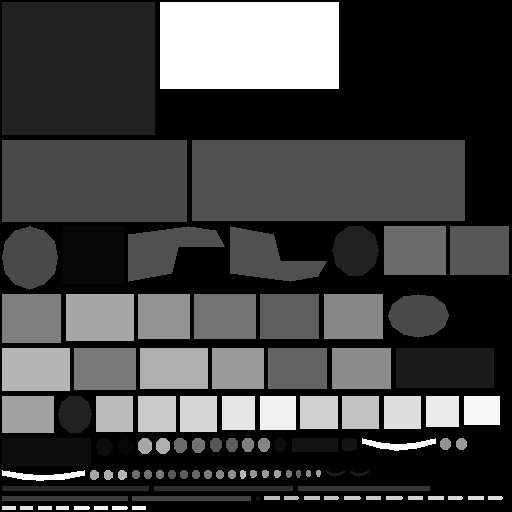
#> input picture tools/armor/gauntlet_parts/boneward.png, 512 x 512 px
$ python -i reskin_tool.py   (imports and definitions only)
#> lines starting #> are read from the running program, lines starting #| are printed output that depends on the picture
"""Bellmourn re-skin tool: files, checks and zips the painted weapon and shield textures.

Runs in ChatGPT's Python sandbox (or anywhere with Python 3, Pillow and numpy). Unzip the
pack, then in Python:

    import sys; sys.path.insert(0, "/mnt/data/bellmourn_reskin")
    import reskin_tool as rt
    rt.setup("velscour")          # once: the set's name; work folder + job list
    rt.next_job()                 # what to paint next, with its exact image prompt
    rt.show("arming_sword")       # display the paint template and the card
    rt.file("/mnt/data/x.png", "arming_sword")   # save a painting under its exact name + check
    rt.status()                   # every job and its check
    rt.pack("pilot" | "checkpoint" | "final")    # the zip to hand back, exact names inside

From a shell: `python reskin_tool.py setup velscour`, `python reskin_tool.py file x.png`, ...

Never rename, crop or resize files by hand: `file()` does it, and `pack()` writes the zip in
the exact layout import_reskin.py reads. The same alignment code runs in the importer.
"""
import datetime
import json
import os
import re
import shutil
import sys
import zipfile

import numpy as np
from PIL import Image, ImageDraw, ImageFilter

FORMAT = "bellmourn-reskin/1"
CANVAS = (1536, 1024)
LRES = 1024  # the importer's layout maps: 8 px per texel of the 128-texel UV layout
KEY = (255, 0, 255)
HERE = os.path.dirname(os.path.abspath(__file__))
WORK = os.path.join(HERE, "work")

# the material board: (key, label, what to paint in that slot). Every part of every model
# is one of these materials (manifest.json: jobs[].parts[].material).
BOARD = [
    ("steel", "Blade steel", "cool blue-grey polished steel; long bright streaks running along "
     "the length; a thin brighter honed edge; fine scratches; a darker fuller groove"),
    ("iron", "Iron fittings", "mid-dark grey iron, hammer-dimpled, raised edges rubbed brighter, "
     "a few rust-brown pits"),
    ("black_iron", "Blackened iron", "near-black blue-grey iron, cold faint highlights on raised "
     "edges, flaky dark rust in the recesses"),
    ("silver", "Silver", "pale cool silver with a soft sheen, grey-violet tarnish in recesses"),
    ("gold", "Gold", "rich warm gold, pale yellow highlights on raised edges, deep orange-brown "
     "in recesses, worn smooth"),
    ("brass", "Brass", "duller olive-yellow brass with greenish tarnish in the crevices"),
    ("bronze", "Bronze", "warm orange-brown bronze, darker hammer marks, specks of green "
     "verdigris"),
    ("leather", "Brown leather", "brown leather strips wound diagonally, dark gaps between the "
     "turns, worn lighter where gripped"),
    ("dark_leather", "Dark leather", "near-black brown leather, creased, a stitched seam, dull "
     "sheen"),
    ("red_cloth", "Red cloth & cord", "deep wine-red woven cord wound tight, visible weave, "
     "darker between the turns"),
    ("wood", "Wood", "warm brown ash or oak, straight grain running along the length, a few "
     "knots and nicks"),
    ("dark_wood", "Dark wood", "tar-black oak with a faint long grain and a dull worn sheen"),
    ("pale_wood", "Pale wood", "bleached grey-tan wood with dry cracks along the grain"),
    ("painted_wood", "Painted shield boards", "planks painted deep red and dark ochre, chipped "
     "to bare wood at the edges, iron nail heads"),
    ("bone", "Bone", "aged ivory bone, yellowed, fine hairline cracks, darker pits"),
    ("horn", "Horn & antler", "grey-brown horn with long striations and paler tips"),
    ("green_scales", "Drake scales", "rows of overlapping dark green scales, each with a lighter "
     "rim and a darker base"),
    ("obsidian", "Obsidian", "black volcanic glass, sharp angular facets, faint purple-blue "
     "glints"),
    ("stone", "Grave stone", "grey weathered stone, moss green in the cracks, chipped corners"),
    ("gems", "Gems", "a ruby, a sapphire and an emerald, faceted, deep colour, one hard white "
     "highlight each"),
    ("glow", "Glow: crystal, ember", "pale blue crystal with a bright core, and orange embers "
     "with yellow cores; solid colour, hard edges, no blur"),
]
# what each material is, for the finishes the importer makes (worn, gilded, frostbound...)
FAMILY = dict(steel="steel", iron="iron", black_iron="iron", silver="silver", gold="gold",
              brass="brass", bronze="bronze", leather="leather", dark_leather="leather",
              red_cloth="cloth", wood="wood", dark_wood="wood", pale_wood="wood",
              painted_wood="wood", bone="bone", horn="bone", green_scales="scale",
              obsidian="stone", stone="stone", gems="gem", glow="glow")
BOARD_LABEL = {k: l for k, l, _ in BOARD}


# ================================================================== image helpers

def load_rgb(src):
    """Any image (path, bytes or PIL image; png/webp/jpg) as an RGB PIL image."""
    if isinstance(src, Image.Image):
        img = src
    elif isinstance(src, (bytes, bytearray)):
        import io
        img = Image.open(io.BytesIO(src))
    else:
        img = Image.open(src)
    if img.mode in ("RGBA", "LA", "P"):  # transparent areas count as background
        img = img.convert("RGBA")
        bg = Image.new("RGBA", img.size, KEY + (255,))
        img = Image.alpha_composite(bg, img)
    return img.convert("RGB")


def normalize(img, size=CANVAS):
    """The painting at the canvas size. -> (image, note or "")."""
    img = load_rgb(img)
    if img.size == tuple(size):
        return img, ""
    note = f"came back {img.size[0]}x{img.size[1]}, resized to {size[0]}x{size[1]}"
    if abs(img.size[0] / img.size[1] - size[0] / size[1]) > 0.03:
        note += " (different shape: probably cropped or squared; check the result)"
    return img.resize(size, Image.LANCZOS), note


def key_mask(rgb):
    """Background pixels: the magenta key, or close to it (ChatGPT's soft edges and shades)."""
    rgb = np.asarray(rgb, float)
    r, g, b = rgb[..., 0], rgb[..., 1], rgb[..., 2]
    near = np.abs(rgb - np.array(KEY, float)).sum(-1) < 150
    pinkish = (np.minimum(r, b) - g > 95) & (r > 150) & (b > 140)
    return near | pinkish


# [23 lines left out: functions bilinear, load_palette, not called in this run]


_LUT = {}


# [150 lines left out: functions palette_lut, snap, _fft_shift, _iou_warp, register, refine and 1 more, not called in this run]


# ================================================================== the pack's jobs

def load_manifest():
    with open(os.path.join(HERE, "manifest.json")) as f:
        return json.load(f)


# [13 lines left out: function job, not called in this run]


def islands_map(j):
    return np.asarray(Image.open(os.path.join(HERE, j["files"]["islands"])))


def template(j):
    return Image.open(os.path.join(HERE, j["files"]["paint"])).convert("RGB")


def identify(img, jobs=None):
    """Which model a painting is (by its pieces' layout). -> (job, score, runner-up score)."""
    img, _ = normalize(img)
    P = (~key_mask(img)).astype(np.uint8) * 255
    P8 = np.asarray(Image.fromarray(P).resize((CANVAS[0] // 8, CANVAS[1] // 8), Image.BOX),
                    float) / 255
    scores = []
    for j in jobs or load_manifest()["jobs"]:
        T = (islands_map(j) > 0).astype(np.uint8) * 255
        T8 = np.asarray(Image.fromarray(T).resize(P8.shape[::-1], Image.BOX), float) / 255
        (ex, ey), _ = _fft_shift(T8 - T8.mean(), P8 - P8.mean(), 8)
        Ps = np.roll(np.roll(P8, -ey, 0), -ex, 1)
        iou = np.minimum(Ps, T8).sum() / max(np.maximum(Ps, T8).sum(), 1e-9)
        scores.append((iou, j))
    scores.sort(key=lambda t: -t[0])
    return scores[0][1], scores[0][0], scores[1][0] if len(scores) > 1 else 0.0


# ================================================================== checks

# [117 lines left out: functions check_image, _progress, _save_progress, setup, not called in this run]


def _now():
    return datetime.datetime.now(datetime.timezone.utc).strftime("%Y-%m-%dT%H:%M:%SZ")


# [220 lines left out: functions status, next_job, prompt, show, newest_image, file and 2 more, not called in this run]


# [21 lines not run here, left out]

>>> from PIL import Image
>>> picture = Image.open('../armor/gauntlet_parts/boneward.png')
#> picture is the input picture: PIL image 512x512 L; min 0, max 38, mean 10
>>> result = identify(picture)
#> in identify, `img, _ = normalize(img)`:
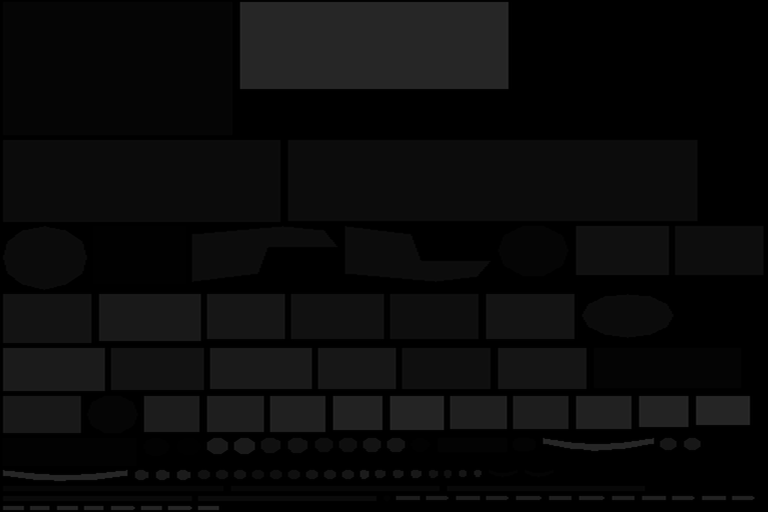
#> img: PIL image 1536x1024 RGB (shown at 1/2 size); min 0, max 46, mean 10.1
#> in key_mask, `rgb = np.asarray(rgb, float)`:
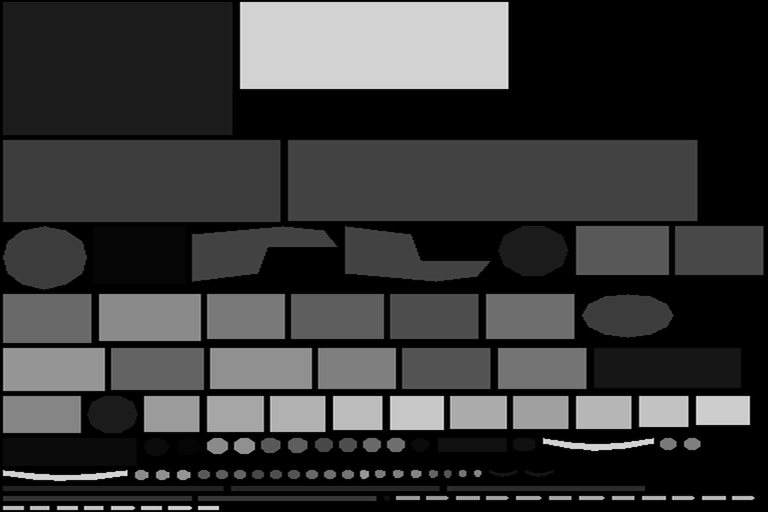
#> rgb: shape (1024, 1536, 3) float64 (shown at 1/2 size); min 0, max 46, mean 10.1; drawn with min black and max white
#> in key_mask, `near = np.abs(rgb - np.array(KEY, float)).sum(-1) < 150`: near: shape (1024, 1536) bool; every value is 0
#> in identify, `P = (~key_mask(img)).astype(np.uint8) * 255`: P: shape (1024, 1536); every value is 255
#> in identify, `P8 = np.asarray(Image.fromarray(P).resize((CANVAS[0] // 8, CANVAS[1] /..`: P8: shape (128, 192) float64; every value is 1
#> (the run stopped early here; a loop or call above may not have finished)
